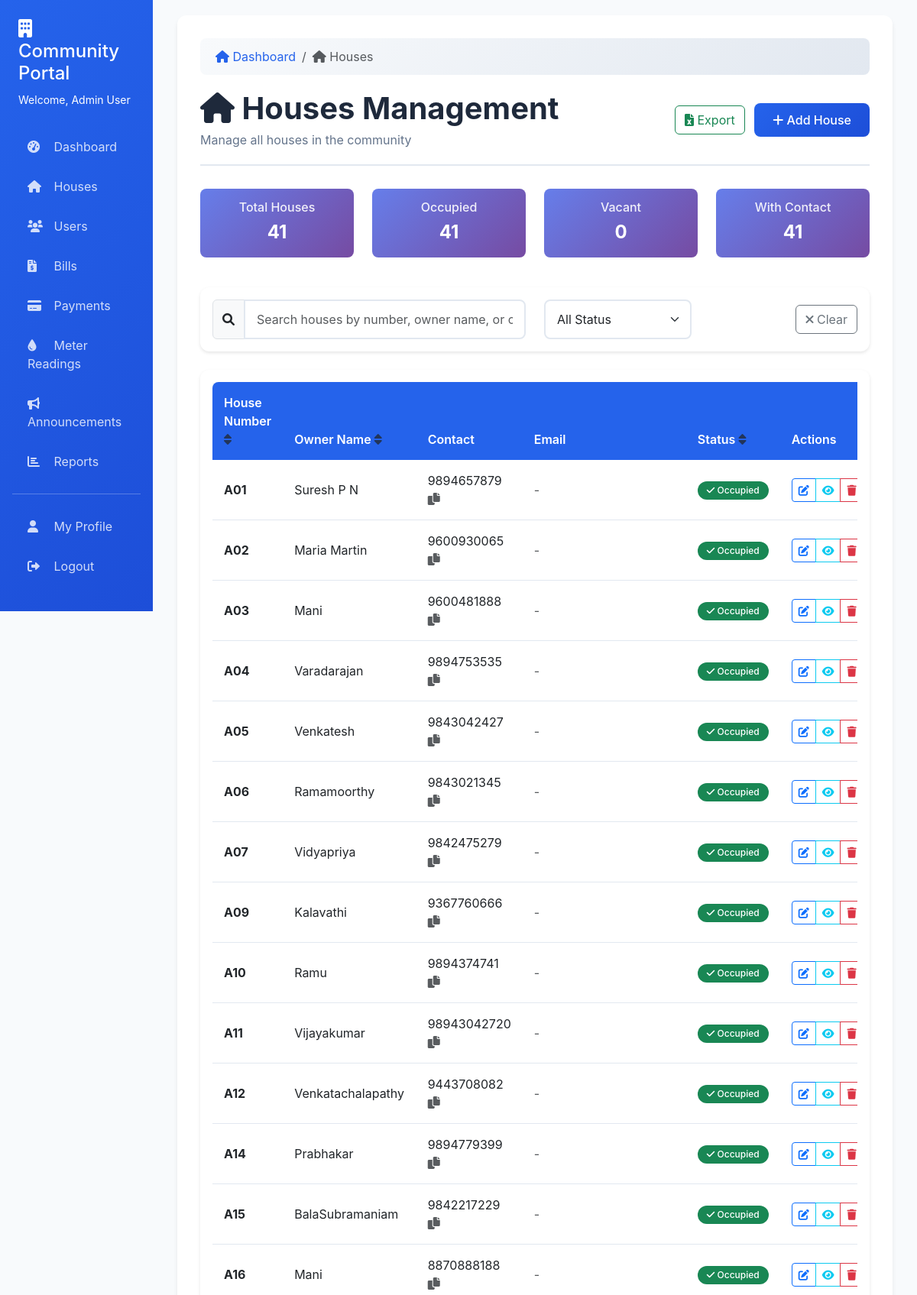
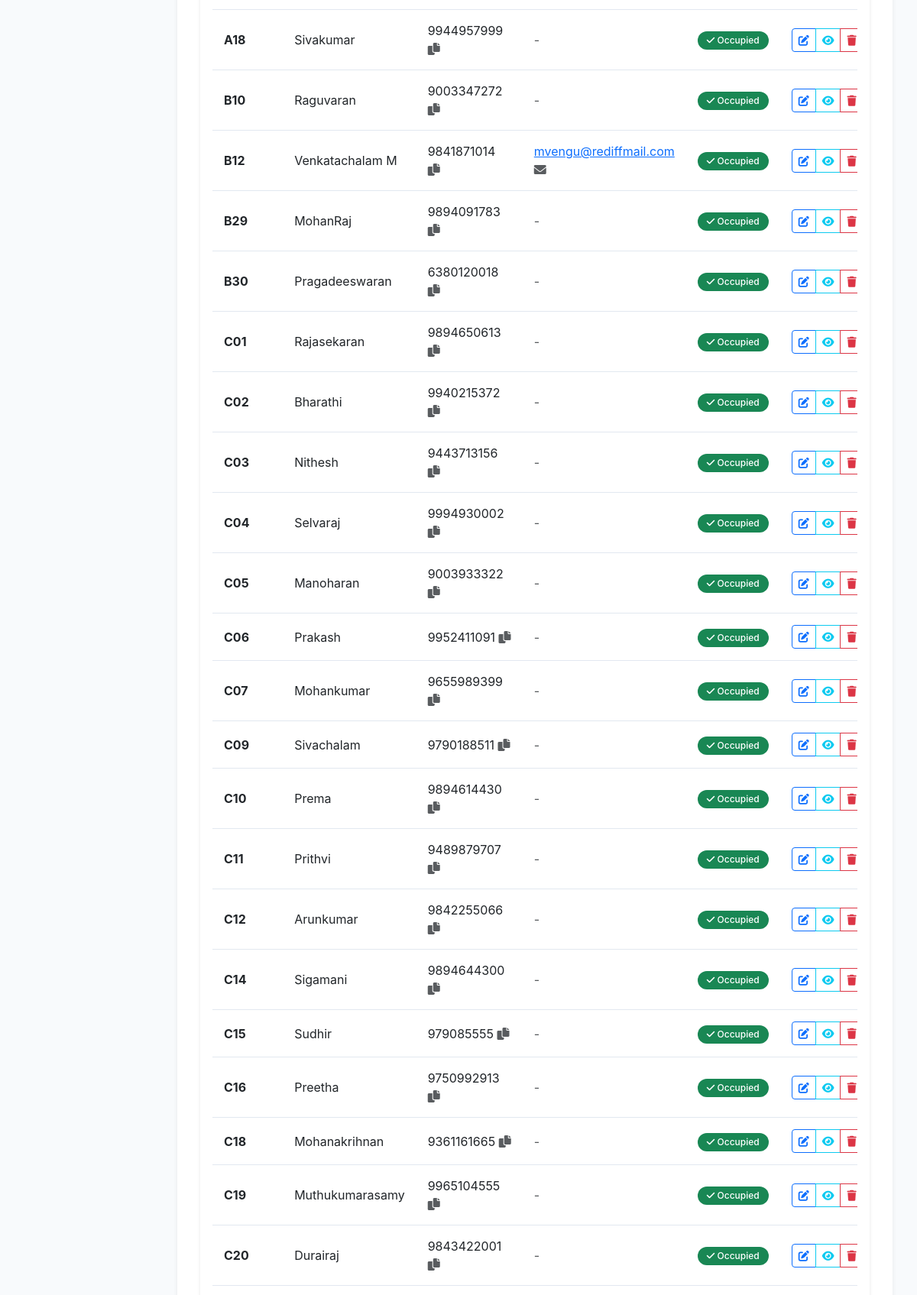
Page /houses (signed in, upper part) on the committed database (2 pictures, top to bottom).
### tables this page shows
CREATE TABLE houses (
                id INTEGER PRIMARY KEY AUTOINCREMENT,
                house_number TEXT UNIQUE NOT NULL,
                owner_name TEXT NOT NULL,
                contact_number TEXT,
                email TEXT,
                address TEXT,
                status TEXT DEFAULT 'occupied',
                created_at TIMESTAMP DEFAULT CURRENT_TIMESTAMP
            );

### app.py (the view)
@app.route('/houses')
@login_required
def houses():
    conn = get_db_connection()
    user_house_id = get_user_house_id()
    if session.get('user_role') == 'admin':
        houses_list = conn.execute('SELECT * FROM houses ORDER BY house_number').fetchall()
    else:
        if not user_house_id:
            flash('No house assigned to your account.', 'warning')
            houses_list = []
        else:
            houses_list = conn.execute('SELECT * FROM houses WHERE id = ?', (user_house_id,)).fetchall()
    conn.close()
    return render_template('houses.html', houses=houses_list, user_role=session.get('user_role'))

### app.py (called while the page is built)
def get_db_connection():
    conn = sqlite3.connect(DATABASE)
    conn.row_factory = sqlite3.Row
    return conn

def login_required(f):
    @wraps(f)
    def decorated_function(*args, **kwargs):
        if 'user_id' not in session:
            return redirect(url_for('login'))
        return f(*args, **kwargs)
    return decorated_function

def get_user_house_id():
    if session.get('user_role') == 'admin':
        return None  # Admins can see all
    conn = get_db_connection()
    user = conn.execute('SELECT house_id FROM users WHERE id = ?', (session['user_id'],)).fetchone()
    conn.close()
    return user['house_id'] if user else None

### templates/houses.html (shortened to what this page needs)
{% extends "base.html" %}
{% block breadcrumb_items %}
<li class="breadcrumb-item active" aria-current="page">
    <i class="fas fa-home"></i> Houses
</li>
{% endblock %}
{% block content %}
<div class="page-header d-flex justify-content-between align-items-center">
    <div>
        <h1><i class="fas fa-home"></i> Houses Management</h1>
        <p>Manage all houses in the community</p>
    </div>
    <div>
        {% if session.user_role == 'admin' %}
        <button class="btn btn-outline-success me-2" onclick="exportToExcel()" data-bs-toggle="tooltip" title="Export houses data to Excel">
            <i class="fas fa-file-excel"></i> Export
        </button>
        <a href="{{ url_for('add_house') }}" class="btn btn-primary">
            <i class="fas fa-plus"></i> Add House
        </a>
        {% endif %}
    </div>
</div>
<div class="row mb-4">
    <div class="col-md-3">
        <div class="quick-stats">
            <h6>Total Houses</h6>
            <div class="stat-value">{{ houses|length }}</div>
        </div>
    </div>
    <div class="col-md-3">
        <div class="quick-stats success">
            <h6>Occupied</h6>
            <div class="stat-value">{{ houses|selectattr('status', 'equalto', 'occupied')|list|length }}</div>
        </div>
    </div>
    <div class="col-md-3">
        <div class="quick-stats warning">
            <h6>Vacant</h6>
            <div class="stat-value">{{ houses|selectattr('status', 'equalto', 'vacant')|list|length }}</div>
        </div>
    </div>
    <div class="col-md-3">
        <div class="quick-stats info">
            <h6>With Contact</h6>
            <div class="stat-value">{{ houses|selectattr('contact_number')|list|length }}</div>
        </div>
    </div>
</div>
<div class="card mb-4">
    <div class="card-body">
        <div class="row align-items-center">
            <div class="col-md-6">
                <div class="input-group">
                    <span class="input-group-text"><i class="fas fa-search"></i></span>
                    <input type="text" class="form-control" id="searchInput" placeholder="Search houses by number, owner name, or contact..." onkeyup="filterHouses()">
                </div>
            </div>
            <div class="col-md-3">
                <select class="form-select" id="statusFilter" onchange="filterHouses()">
                    <option value="all">All Status</option>
                </select>
            </div>
            <div class="col-md-3 text-end">
                <button class="btn btn-outline-secondary" onclick="clearFilters()" data-bs-toggle="tooltip" title="Clear all filters">
                    <i class="fas fa-times"></i> Clear
                </button>
            </div>
        </div>
    </div>
</div>
<div class="card">
    <div class="card-body">
        <div class="table-responsive">
            <table class="table" id="housesTable">
                <thead>
                    <tr>
                        <th onclick="sortTable(0)" style="cursor: pointer;">
                            House Number <i class="fas fa-sort text-muted"></i>
                        </th>
                        <th onclick="sortTable(1)" style="cursor: pointer;">
                            Owner Name <i class="fas fa-sort text-muted"></i>
                        </th>
                        <th>Contact</th>
                        <th>Email</th>
                        <th onclick="sortTable(4)" style="cursor: pointer;">
                            Status <i class="fas fa-sort text-muted"></i>
                        </th>
                        {% if session.user_role == 'admin' %}
                        <th>Actions</th>
                        {% endif %}
                    </tr>
                </thead>
                <tbody>
                    {% for house in houses %}
                    <tr>
                        <td><strong>{{ house.house_number }}</strong></td>
                        <td>{{ house.owner_name }}</td>
                        <td>
                            {% if house.contact_number %}
                                <span onclick="copyToClipboard('{{ house.contact_number }}', 'Contact number copied!')"
                                      style="cursor: pointer;" data-bs-toggle="tooltip" title="Click to copy">
                                    {{ house.contact_number }} <i class="fas fa-copy text-muted"></i>
                                </span>
                            {% else %}
                                <span class="text-muted">-</span>
                            {% endif %}
                        </td>
                        <td>
                            {% if house.email %}
                                <a href="mailto:{{ house.email }}" data-bs-toggle="tooltip" title="Send email">
                                    {{ house.email }} <i class="fas fa-envelope text-muted"></i>
                                </a>
                            {% else %}
                                <span class="text-muted">-</span>
                            {% endif %}
                        </td>
                        <td>
                            <span class="badge bg-{{ 'success' if house.status == 'occupied' else 'secondary' }}">
                                <i class="fas fa-{{ 'check' if house.status == 'occupied' else 'times' }}"></i>
                                {{ house.status.title() }}
                            </span>
                        </td>
                        {% if session.user_role == 'admin' %}
                        <td>
                            <div class="btn-group" role="group">
                                <a href="{{ url_for('edit_house', house_id=house.id) }}"
                                   class="btn btn-sm btn-outline-primary"
                                   data-bs-toggle="tooltip" title="Edit house details">
                                    <i class="fas fa-edit"></i>
                                </a>
                                <a href="{{ url_for('view_house', house_id=house.id) }}"
                                    class="btn btn-sm btn-outline-info"
                                    data-bs-toggle="tooltip" title="View house details">
                                    <i class="fas fa-eye"></i>
                                </a>
                                <button type="button" class="btn btn-sm btn-outline-danger"
                                        onclick="deleteHouse({{ house.id }}, '{{ house.house_number }}')"
                                        data-bs-toggle="tooltip" title="Delete house">
                                    <i class="fas fa-trash"></i>
                                </button>
                            </div>
                        </td>
                        {% endif %}
                    </tr>
                    {% endfor %}
                </tbody>
            </table>
        </div>
    </div>
</div>
{% endblock %}

### templates/base.html (style rules this page uses)
:root { --primary-color: #2563eb; --secondary-color: #64748b; --success-color: #059669; --danger-color: #dc2626; --warning-color: #d97706; --info-color: #0891b2; --light-bg: #f8fafc; --dark-bg: #1e293b; }
body { background-color: var(--light-bg); font-family: 'Inter', -apple-system, BlinkMacSystemFont, sans-serif; }
.card { border: none; border-radius: 12px; box-shadow: 0 2px 4px rgba(0, 0, 0, 0.1); transition: all 0.3s ease; }
.btn-primary { background: linear-gradient(135deg, var(--primary-color), #1d4ed8); border: none; border-radius: 8px; padding: 10px 24px; font-weight: 500; transition: all 0.3s ease; }
.table { border-radius: 8px; overflow: hidden; box-shadow: 0 2px 8px rgba(0, 0, 0, 0.1); }
.table th { background-color: var(--primary-color); color: white; font-weight: 600; border: none; padding: 15px; }
.table td { padding: 15px; vertical-align: middle; border-color: #e2e8f0; }
.badge { padding: 6px 12px; border-radius: 20px; font-weight: 500; }
.form-control, .form-select { border-radius: 8px; border: 2px solid #e2e8f0; padding: 12px 15px; transition: all 0.3s ease; }
.page-header { margin-bottom: 30px; padding-bottom: 20px; border-bottom: 2px solid #e2e8f0; }
.page-header h1 { color: #1e293b; font-weight: 700; margin-bottom: 5px; }
.page-header p { color: var(--secondary-color); margin: 0; }
.quick-stats { background: linear-gradient(135deg, #667eea 0%, #764ba2 100%); color: white; border-radius: 8px; padding: 15px; margin-bottom: 15px; text-align: center; }
.quick-stats h6 { margin-bottom: 5px; opacity: 0.9; }
.quick-stats .stat-value { font-size: 1.5rem; font-weight: bold; }

### rows in the picture
houses: house_number "A01", owner_name "Suresh P N", contact_number "9894657879", status "Occupied"
houses: house_number "A02", owner_name "Maria Martin", contact_number "9600930065", status "Occupied"
houses: house_number "A03", owner_name "Mani", contact_number "9600481888", status "Occupied"
houses: house_number "A04", owner_name "Varadarajan", contact_number "9894753535", status "Occupied"
houses: house_number "A05", owner_name "Venkatesh", contact_number "9843042427", status "Occupied"
houses: house_number "A06", owner_name "Ramamoorthy", contact_number "9843021345", status "Occupied"
houses: house_number "A07", owner_name "Vidyapriya", contact_number "9842475279", status "Occupied"
houses: house_number "A09", owner_name "Kalavathi", contact_number "9367760666", status "Occupied"
houses: house_number "A10", owner_name "Ramu", contact_number "9894374741", status "Occupied"
houses: house_number "A11", owner_name "Vijayakumar", contact_number "98943042720", status "Occupied"
houses: house_number "A12", owner_name "Venkatachalapathy", contact_number "9443708082", status "Occupied"
houses: house_number "A14", owner_name "Prabhakar", contact_number "9894779399", status "Occupied"
houses: house_number "A15", owner_name "BalaSubramaniam", contact_number "9842217229", status "Occupied"
houses: house_number "A16", owner_name "Mani", contact_number "8870888188", status "Occupied"
houses: house_number "A18", owner_name "Sivakumar", contact_number "9944957999", status "Occupied"
houses: house_number "B10", owner_name "Raguvaran", contact_number "9003347272", status "Occupied"
houses: house_number "B12", owner_name "Venkatachalam M", contact_number "9841871014", email "mvengu@rediffmail.com", status "Occupied"
houses: house_number "B29", owner_name "MohanRaj", contact_number "9894091783", status "Occupied"
houses: house_number "B30", owner_name "Pragadeeswaran", contact_number "6380120018", status "Occupied"
houses: house_number "C01", owner_name "Rajasekaran", contact_number "9894650613", status "Occupied"
houses: house_number "C02", owner_name "Bharathi", contact_number "9940215372", status "Occupied"
houses: house_number "C03", owner_name "Nithesh", contact_number "9443713156", status "Occupied"
houses: house_number "C04", owner_name "Selvaraj", contact_number "9994930002", status "Occupied"
houses: house_number "C05", owner_name "Manoharan", contact_number "9003933322", status "Occupied"
houses: house_number "C06", owner_name "Prakash", contact_number "9952411091", status "Occupied"
houses: house_number "C07", owner_name "Mohankumar", contact_number "9655989399", status "Occupied"
houses: house_number "C09", owner_name "Sivachalam", contact_number "9790188511", status "Occupied"
houses: house_number "C10", owner_name "Prema", contact_number "9894614430", status "Occupied"
houses: house_number "C11", owner_name "Prithvi", contact_number "9489879707", status "Occupied"
houses: house_number "C12", owner_name "Arunkumar", contact_number "9842255066", status "Occupied"
houses: house_number "C14", owner_name "Sigamani", contact_number "9894644300", status "Occupied"
houses: house_number "C15", owner_name "Sudhir", contact_number "979085555", status "Occupied"
houses: house_number "C16", owner_name "Preetha", contact_number "9750992913", status "Occupied"
houses: house_number "C18", owner_name "Mohanakrihnan", contact_number "9361161665", status "Occupied"
houses: house_number "C19", owner_name "Muthukumarasamy", contact_number "9965104555", status "Occupied"
houses: house_number "C20", owner_name "Durairaj", contact_number "9843422001", status "Occupied"

### other values in the picture
{{ session.user_name }} "Admin User"
{{ houses|length }} "41"
{{ houses|selectattr('status', 'equalto', 'occupied')|list|length }} "41"
{{ houses|selectattr('status', 'equalto', 'vacant')|list|length }} "0"
{{ houses|selectattr('contact_number')|list|length }} "41"
